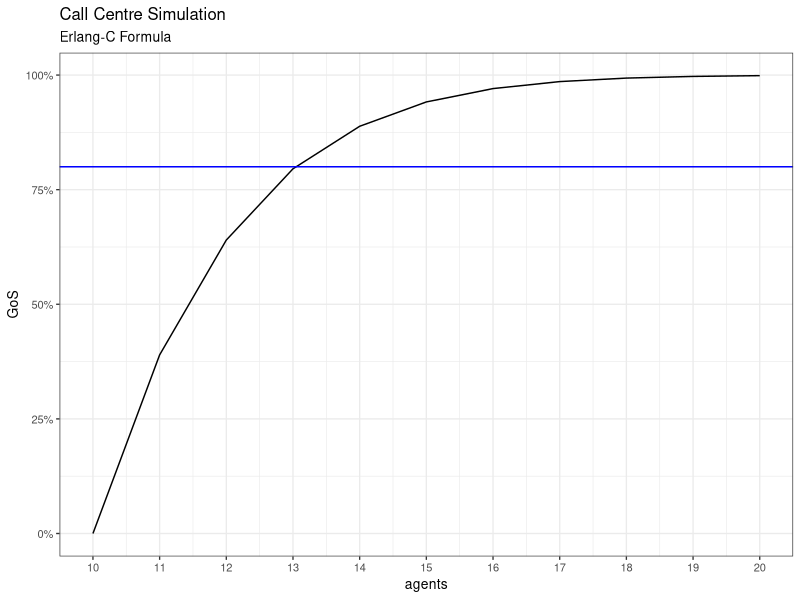

Write R code to recreate this figure.
## ---- chunk 1
knitr::opts_chunk$set(echo = TRUE)
library(tidyverse)
library(ggplot2)

  intensity <- function(rate, duration, interval = 60) {
      (rate / interval) * duration
  }

  erlang_c <- function(agents, rate, duration, interval = 60) {
      int <- intensity(rate, duration, interval)
      erlang_b_inv <- 1
      for (i in 1:agents) {
          erlang_b_inv <- 1 + erlang_b_inv * i / int
      }
      erlang_b <- 1 / erlang_b_inv
      agents * erlang_b / (agents - int * (1 - erlang_b))
  }

  service_level <- function(agents, rate, duration, target, interval = 60) {
      pw <- erlang_c(agents, rate, duration, interval)
      int <- intensity(rate, duration, interval)
      1 - (pw * exp(-(agents - int) * (target / duration)))
  }

  resource <- function(rate, duration, target, gos_target, interval = 60) {
      agents <- round(intensity(rate, duration, interval) + 1)
      gos <- service_level(agents, rate, duration, target, interval)
      while (gos < gos_target * (gos_target > 1) / 100) {
          agents <- agents + 1
          gos <- service_level(agents, rate, duration, target, interval)
      }
      return(c(agents, gos))
  }

## ---- chunk 2
service <- data.frame(agents = 10:20,
 GoS = sapply(10:20, service_level, rate = 100, duration = 3, target = 20 / 60, interval = 30))
## ---- chunk 3
  ggplot(service, aes(agents, GoS)) +
    geom_line() +
    scale_x_continuous(breaks = 10:20) + 
    scale_y_continuous(labels = scales::percent) +
    geom_hline(yintercept = 0.8, col = "blue") +
    theme_bw(base_size = 10) + 
    labs(title = "Call Centre Simulation",
         subtitle = "Erlang-C Formula")

## ---- chunk 4
#INTENSITY:  Determines intensity in Erlangs based on the rate of calls per interval, the total call handling time and the interval time in minutes. All functions default to an interval time of sixty minutes.
intensity_mc <- function(rate_m, rate_sd, duration_m, duration_sd, interval = 60, sims = 1000) { 
    (rnorm(sims, rate_m, rate_sd) / (60 * interval)) * rnorm(sims, duration_m, duration_sd) }

#ERKANG Calculates The Erlang C formula using the number of agents and the variables that determine intensity.
erlang_c_mc <- function(agents, rate_m, rate_sd, duration_m, duration_sd, interval = 60) {
    int <- intensity_mc(rate_m, rate_sd, duration_m, duration_sd, interval)
    erlang_b_inv <- 1
    for (i in 1:agents) {
        erlang_b_inv <- 1 + erlang_b_inv * i / int
    }
    erlang_b <- 1 / erlang_b_inv
    agents * erlang_b / (agents - int * (1 - erlang_b))
}

#SERVICE LEVEL Calculates the service level. The inputs are the same as above plus the period for the Grade of Service in seconds.
service_level_mc <- function(agents, rate_m, rate_sd, duration_m, duration_sd, target, interval = 60, sims = 1000) {
    pw <- erlang_c_mc(agents, rate_m, rate_sd, duration_m, duration_sd, interval)
    int <- intensity_mc(rate_m, rate_sd, duration_m, duration_sd, interval, sims)
    1 - (pw * exp(-(agents - int) * (target / rnorm(sims, duration_m, duration_sd))))
}

## ---- chunk 5
 service_level_mc(15, 100, 10, 180, 20, 20, 30, sims = 1000) %>% quantile(c(.05, .5, .95))
